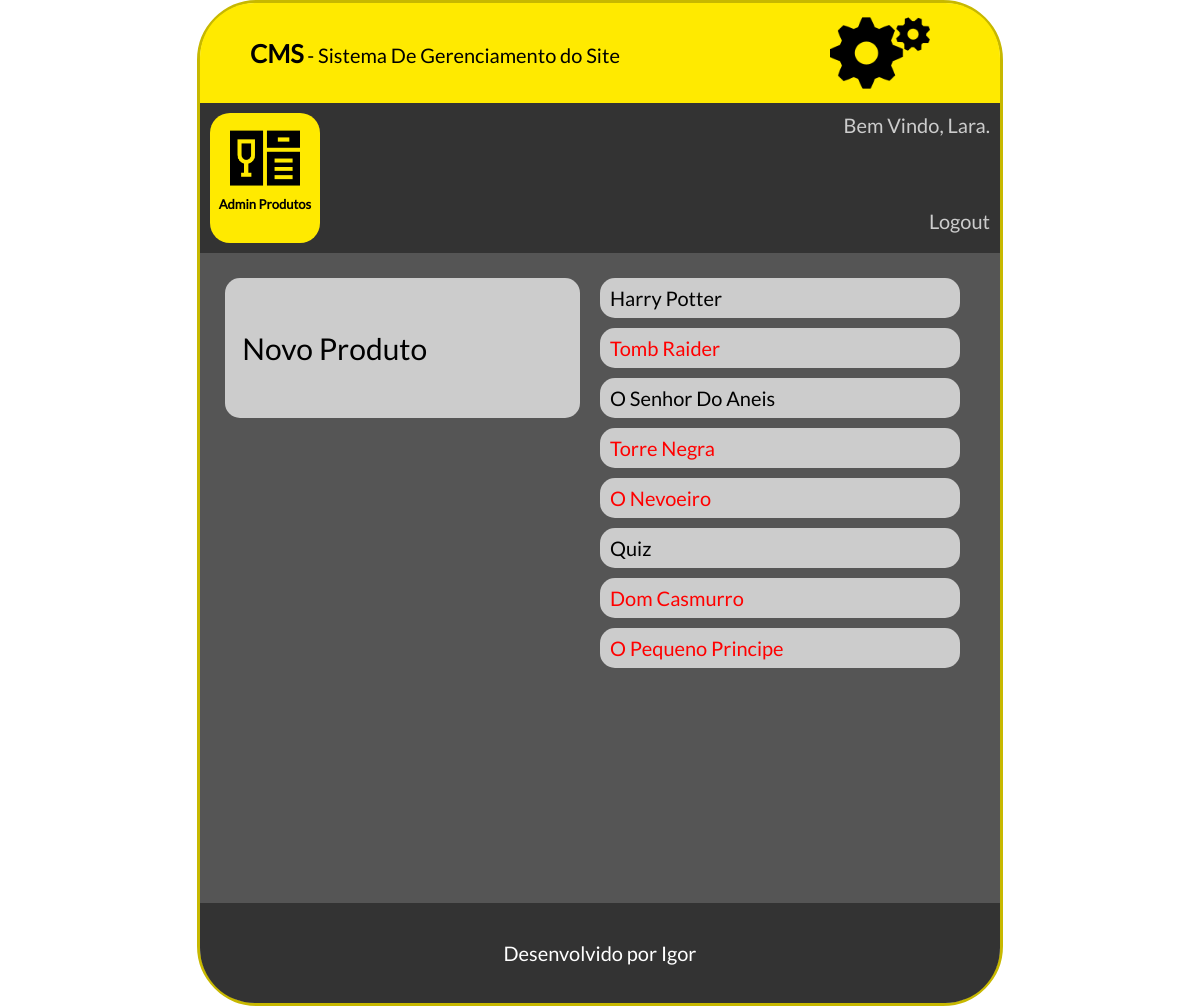
The app's page /cms/adminproduto.php (signed in) with its own data.
### tables this page shows
CREATE TABLE `tbl_usuarios` (
  `id` int(11) NOT NULL AUTO_INCREMENT,
  `nome` varchar(100) NOT NULL,
  `senha` varchar(100) NOT NULL,
  `id_nivel` int(11) NOT NULL,
  `ativo` int(11) NOT NULL,
  PRIMARY KEY (`id`),
  UNIQUE KEY `nome_UNIQUE` (`nome`),
  KEY `fk_usuarios_niveis_idx` (`id_nivel`),
  CONSTRAINT `fk_usuarios_niveis` FOREIGN KEY (`id_nivel`) REFERENCES `tbl_niveis` (`id`) ON DELETE NO ACTION ON UPDATE NO ACTION
);

CREATE TABLE `tbl_produtos` (
  `id` int(11) NOT NULL AUTO_INCREMENT,
  `nome` varchar(200) NOT NULL,
  `sobre` varchar(200) NOT NULL,
  `preco` float NOT NULL,
  `desconto` float NOT NULL,
  `id_subcategoria` int(11) NOT NULL,
  `ativo` int(11) NOT NULL,
  `imagem` varchar(250) DEFAULT NULL,
  PRIMARY KEY (`id`)
);

### cms/conexao.php (called while the page is built)
<?php
    function conexaoDb(){
        $host = "localhost";
        $database = "db_banca";
        $user = "root";
        $password = "bcd127";
        if(!$conexao = mysqli_connect($host,$user,$password,$database)){
            echo('Erro na conexão com o Banco de Dados');
        }
        return $conexao;
    }
?>

### cms/adminproduto.php (the view, shortened to what this page needs)
<?php
    include_once "db.php";
    $selectLogin = selectUsuarioBanco($_SESSION["idLogin"]);
    $rsLogado = mysqli_fetch_array($selectLogin);
    $nomeLogado = $rsLogado["nome"];
    $select = selectProdutosBanco();
?>
<!doctype html>
<html lang="pt-br">
	<head>
        <link rel="stylesheet" type="text/css" href="css/style.css">
	</head>
	<body>
        <main id="caixaPrincipal">
            <div id="caixaLogo">
                <span class="textoGrande">CMS</span> - Sistema De Gerenciamento do Site
                <div id="logo"><img src="icones/config.png"></div>
            </div>
            <div id="caixaOpcoes">
                <div id="caixaUsuario">
                    Bem Vindo, <?php echo($nomeLogado)?>.<br><br><br><br>
                    <a href="../login.php?modo=logout"><span class="branco">Logout</span></a>
                </div>
            </div>
            <div id="caixaConteudo">
                <div class=colunaConteudo>
				    <a href="cadastrarproduto.php">
                        <div class="caixaOpcao">
                             &nbsp;&nbsp; Novo Produto
                        </div>
                    </a>
                </div>
                <div class=colunaConteudoContatoNivel>
                    <?php
                    while($rsProdutos = mysqli_fetch_array($select)){
						if($rsProdutos['desconto'] > 0){
							$promocao = "red";
						}else{
							$promocao = "";
						}
                    ?>
                        <div class="usuarioNivel">
                             <span class="<?php echo($promocao)?>"><?php echo($rsProdutos['nome'])?></span>
                        </div>
                    <?php } ?>
                </div>
            </div>
            <footer id="rodape">
                Desenvolvido por Igor
            </footer>
        </main>
    </body>
</html>

### cms/css/style.css (style rules this page uses)
* { margin: 0px; padding: 0px; text-decoration: none; font-family: lato; font-size: 20px; }
.red { color: red; }
.branco { color: #cccccc; }
.textoGrande { font-size: 25px; font-weight: bold; }
#caixaPrincipal { height: 1000px; width: 800px; margin-left: auto; margin-right: auto; border-radius: 60px; border: solid 3px #c7b800; }
#caixaLogo { height: 100px; width: 700px; background-color: #ffea00; border-top-left-radius: 55px; border-top-right-radius: 55px;; line-height: 100px; padding-left: 50px; padding-right: 50px; }
#logo { height: 100px; width: 100px; margin-right: 20px; float: right; }
#logo img { max-height: 100px; max-width: 100px; margin-right: 0px; transition: 0.2s; }
#caixaOpcoes { height: 130px; width: 780px; padding: 10px; background-color: #333333; }
#caixaUsuario { color: #cccccc; text-align: right; float: right; }
#caixaConteudo { height: 600px; width: 750px; padding: 25px; background-color: #555555; }
.colunaConteudo, .colunaConteudoContatoNivel { height: 600px; width: 375px; float: left; }
.colunaConteudoContatoNivel { overflow: auto; }
.caixaOpcao { height: 140px; width: 355px; line-height: 140px; margin-bottom: 10px; background-color: #cccccc; font-size: 30px; border-radius: 15px; transition: 0.2s; color: #000000; }
.usuarioNivel { height: 40px; width: 350px; line-height: 40px; padding-left: 10px; margin-bottom: 10px; background-color: #cccccc; font-size: 20px; border-radius: 15px; transition: 0.2s; }
#rodape { height: 100px; width: 800px; border-bottom-left-radius: 55px; border-bottom-right-radius: 55px; background-color: #333333; text-align: center; line-height: 100px; color: #ffffff; }

### records on screen
tbl_usuarios: nome "Lara"
tbl_produtos: nome "Harry Potter"
tbl_produtos: nome "Tomb Raider"
tbl_produtos: nome "O Senhor Do Aneis"
tbl_produtos: nome "Torre Negra"
tbl_produtos: nome "O Nevoeiro"
tbl_produtos: nome "Quiz"
tbl_produtos: nome "Dom Casmurro"
tbl_produtos: nome "O Pequeno Principe"
